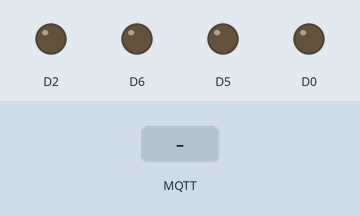
Recording of a sketch running on a simulated ESP8266 (NodeMCU). Parts: output pins drawn as LEDs (lit = HIGH). The test bench sets the inputs (shaded band). WiFi joins after 1.5 s; servers stay silent unless stated; random numbers use the default seed unless the sketch sets one; no MQTT or app messages arrive unless stated; what the sketch prints to the serial monitor is not drawn.

Above: at 2.7 s.
2.8 s: MQTT message "1" arrives on the first subscribed topic
At 4.0 s:
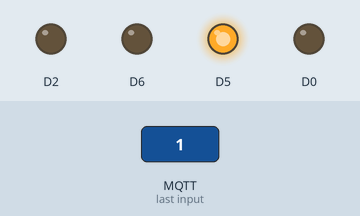
4.3 s: MQTT message "1" arrives on the second subscribed topic
At 5.2 s:
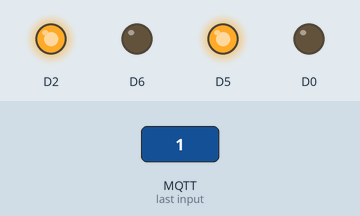
5.8 s: MQTT message "lgaz" arrives on the first subscribed topic
At 6.3 s:
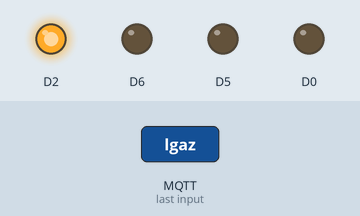
7.3 s: MQTT message "1" arrives on the third subscribed topic
At 7.8 s:
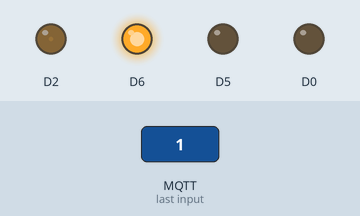
8.8 s: MQTT message "lgaz" arrives on the third subscribed topic
At 9.6 s:
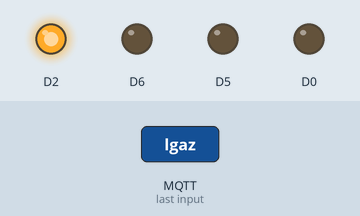
10.3 s: MQTT message "1" arrives on the first subscribed topic
At 11.0 s:
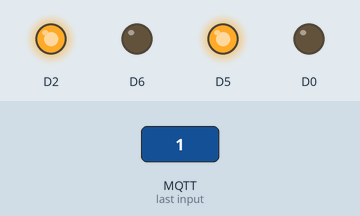
Timing chart, 0 to 12.8 s (numbered marks = the images above; inputs shaded):
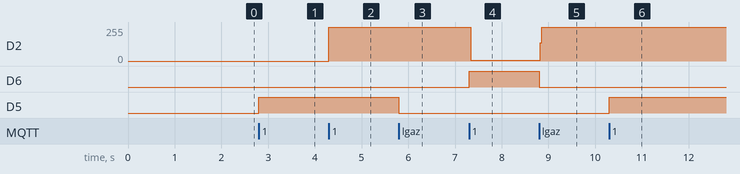

Measured:
- after the input at 2.8 s, D5: LOW → HIGH at once
- after the input at 4.3 s, D2: 0/255 → 255/255 at once
- after the input at 5.8 s, D5: HIGH → LOW at once
- after the input at 7.3 s, D2: 255/255 → 6/255 at once; D6: LOW → HIGH at once
- after the input at 8.8 s, D2: 6/255 → 255/255 at once; D6: HIGH → LOW at once
- after the input at 10.3 s, D5: LOW → HIGH at once

The sketch:

ara_gaz.ino
```cpp
#include <ESP8266WiFi.h>
#include <PubSubClient.h>
int place = 0, last = 0,fren_switch,gaz_output,guc_output;

const char* ssid = "Tenda_MT";
const char* password = "mekatek2021";
const char* mqtt_server = "192.168.0.125";
WiFiClient espClient;
PubSubClient client(espClient);
unsigned long lastMsg = 0;
#define MSG_BUFFER_SIZE	(50)
char msg[MSG_BUFFER_SIZE];
int value = 0;

void setup_wifi() {

  delay(10);
  // We start by connecting to a WiFi network
  Serial.println();
  Serial.print("Connecting to ");
  Serial.println(ssid);

  WiFi.mode(WIFI_STA);
  WiFi.begin(ssid, password);

  while (WiFi.status() != WL_CONNECTED) {
    delay(500);
    Serial.print(".");
  }

  randomSeed(micros());

  Serial.println("");
  Serial.println("WiFi connected");
  Serial.println("IP address: ");
  Serial.println(WiFi.localIP());
}

void callback(char* topic, byte* payload, unsigned int length) {
  Serial.print("Message arrived [");
  Serial.print(topic);
  Serial.print("] ");
  for (int i = 0; i < length; i++) {
    Serial.print((char)payload[i]);
  }
  Serial.println();
  String konu = String((char*)topic);
  if (konu == "lgaz") {
        String input = "";
    for (int i = 0; i < length; i++)
    {
      input += (char)payload[i];
    }
    place = input.toInt();
  }
    if (konu == "rgaz") {
              String guc_input = "";
    for (int i = 0; i < length; i++)
    {
      guc_input += (char)payload[i];
    }
    guc_output = guc_input.toInt();
  }
   if (konu == "gaz") {
            String gaz_input = "";
    for (int i = 0; i < length; i++)
    {
      gaz_input += (char)payload[i];
    }
    gaz_output = gaz_input.toInt();


}
}
void reconnect() {
  // Loop until we're reconnected
  while (!client.connected()) {
    Serial.print("Attempting MQTT connection...");
    // Create a random client ID
    String clientId = "ESP8266Client-";
    clientId += String(random(0xffff), HEX);
    // Attempt to connect
    if (client.connect(clientId.c_str())) {
      Serial.println("connected");
      // Once connected, publish an announcement...
      client.publish("outTopic", "hello world");
      // ... and resubscri
      client.subscribe("rgaz");
      client.subscribe("lgaz");
      client.subscribe("gaz");
    } else {
      Serial.print("failed, rc=");
      Serial.print(client.state());
      Serial.println(" try again in 5 seconds");
      // Wait 5 seconds before retrying
      delay(5000);
    }
  }
}

void setup() {
  pinMode(D0, OUTPUT);
  pinMode(D2, OUTPUT);
  pinMode(D5, OUTPUT);
  pinMode(D6, OUTPUT);
  pinMode(D7, INPUT);// Initialize the BUILTIN_LED pin as an output
  Serial.begin(115200);
  setup_wifi();
  client.setServer(mqtt_server, 1883);
  client.setCallback(callback);
}

void loop() {
  if (!client.connected()) {
    reconnect();
  }
  client.loop();
 rgaz();
 lgaz();
 gaz();
}

void lgaz(){
      if (place == 1) {
        analogWrite(D2,255);
    }
   if(place == 0) {
    analogWrite(D2,0);
    }
}

  void gaz(){
          if (gaz_output == 1 ) {
      analogWrite(D5,0);
      analogWrite(D2,0);
      digitalWrite(D6, HIGH);
    }
    if(gaz_output == 0) {
      digitalWrite(D6, LOW);
    }

    }

  void rgaz(){
          if (guc_output == 1) {
        analogWrite(D5,255);
          }
   if(guc_output == 0) {
    analogWrite(D5,0);
    }

  }
```
